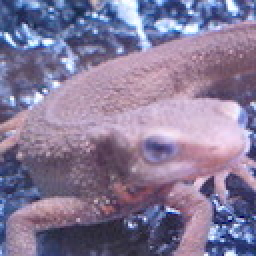
#> input picture Question_11_20/my_answers/imori.jpg, 128 x 128 px (shown 2 times larger)
$ python answer15.py   (older library calls are emulated)
#> lines starting #> are read from the running program, lines starting #| are printed output that depends on the picture; after the words box and inside, x2 and y2 are one past the last pixel; in counts of white or black regions, pixels touching at a corner belong together
import cv2
import numpy as np

img = cv2.imread("imori.jpg").astype(np.float)
H, W, C = img.shape
#> H = 128; W = 128; C = 3

# グレースケース化
b = img[:, :, 0].copy()
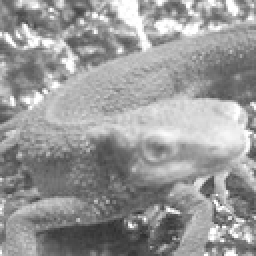
#> b: shape (128, 128) float64 (shown 2 times larger); min 46, max 255, mean 152.8
g = img[:, :, 1].copy()
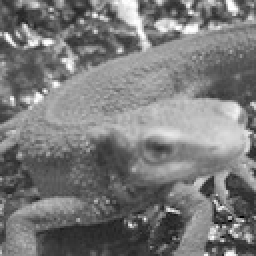
#> g: shape (128, 128) float64 (shown 2 times larger); min 0, max 255, mean 121.8
r = img[:, :, 2].copy()
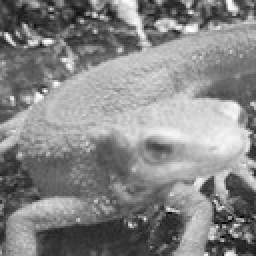
#> r: shape (128, 128) float64 (shown 2 times larger); min 0, max 255, mean 134.1

Y = 0.2126 * r + 0.7152 * g + 0.0722 * b
Y = Y.astype(np.uint8)

# Kernel_size
K_size = 3
pad = K_size // 2
K_v = np.array([[1, 2, 1], [0, 0, 0], [-1, -2, -1]])

out_v = np.zeros((H + 2 * pad, W + 2 * pad), dtype=np.float)
out_v[pad:pad + H, pad:pad + W] = Y.copy().astype(np.float)
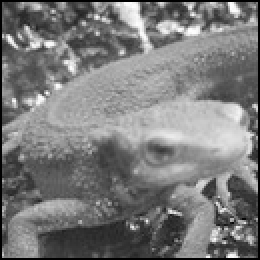
#> out_v: shape (130, 130) float64 (shown 2 times larger); min 0, max 254, mean 122.3

tmp = out_v.copy()

for y in range(pad, pad + H):
    for x in range(pad, pad + W):
            out_v[x, y] = np.sum(tmp[x - pad:x + pad + 1, y - pad:y + pad + 1] * K_v)
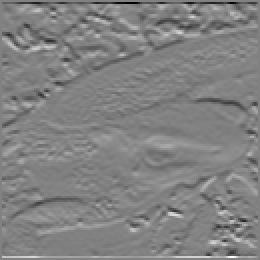
#> out_v: shape (130, 130) float64 (shown 2 times larger); min -997, max 962, mean 0.9; drawn with min black and max white


out_v[out_v < 0] = 0
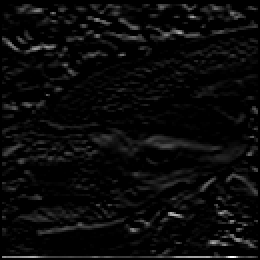
#> out_v: shape (130, 130) float64 (shown 2 times larger); min 0, max 962, mean 40.2; drawn with min black and max white
out_v[out_v > 255] = 255
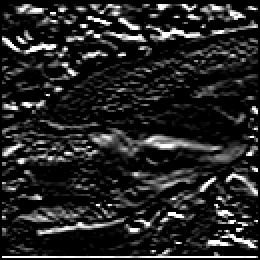
#> out_v: shape (130, 130) float64 (shown 2 times larger); 2.54% of pixels changed, all inside (x1, y1, x2, y2) = (1, 2, 129, 129)

cv2.imshow('image', out_v.astype(np.uint8))
cv2.waitKey(0)
cv2.destroyAllWindows()

# 一言
# フィルタが正規化されていないので画素が0以下や255以上の値を取る場合がある
# そのため上限下限値の設定が必要
